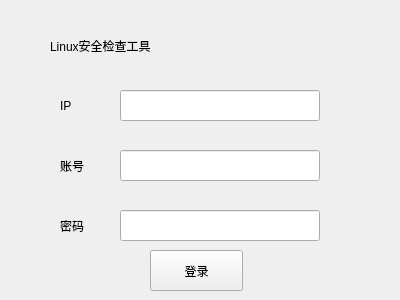
<?xml version="1.0" encoding="UTF-8"?>
<ui version="4.0">
 <class>Form</class>
 <widget class="QWidget" name="Form">
  <property name="geometry">
   <rect>
    <x>0</x>
    <y>0</y>
    <width>400</width>
    <height>300</height>
   </rect>
  </property>
  <property name="windowTitle">
   <string>Form</string>
  </property>
  <widget class="QLabel" name="label">
   <property name="geometry">
    <rect>
     <x>50</x>
     <y>10</y>
     <width>291</width>
     <height>71</height>
    </rect>
   </property>
   <property name="styleSheet">
    <string notr="true">font: 20pt &quot;华文中宋&quot;;</string>
   </property>
   <property name="text">
    <string>Linux安全检查工具</string>
   </property>
  </widget>
  <widget class="QLabel" name="label_2">
   <property name="geometry">
    <rect>
     <x>60</x>
     <y>90</y>
     <width>61</width>
     <height>31</height>
    </rect>
   </property>
   <property name="styleSheet">
    <string notr="true">font: 14pt &quot;华文中宋&quot;;</string>
   </property>
   <property name="text">
    <string>IP</string>
   </property>
  </widget>
  <widget class="QLabel" name="label_3">
   <property name="geometry">
    <rect>
     <x>60</x>
     <y>150</y>
     <width>61</width>
     <height>31</height>
    </rect>
   </property>
   <property name="styleSheet">
    <string notr="true">font: 14pt &quot;华文中宋&quot;;</string>
   </property>
   <property name="text">
    <string>账号</string>
   </property>
  </widget>
  <widget class="QLabel" name="label_4">
   <property name="geometry">
    <rect>
     <x>60</x>
     <y>210</y>
     <width>61</width>
     <height>31</height>
    </rect>
   </property>
   <property name="styleSheet">
    <string notr="true">font: 14pt &quot;华文中宋&quot;;</string>
   </property>
   <property name="text">
    <string>密码</string>
   </property>
  </widget>
  <widget class="QLineEdit" name="lineEdit">
   <property name="geometry">
    <rect>
     <x>120</x>
     <y>90</y>
     <width>200</width>
     <height>31</height>
    </rect>
   </property>
  </widget>
  <widget class="QLineEdit" name="lineEdit_2">
   <property name="geometry">
    <rect>
     <x>120</x>
     <y>150</y>
     <width>200</width>
     <height>31</height>
    </rect>
   </property>
  </widget>
  <widget class="QLineEdit" name="lineEdit_3">
   <property name="geometry">
    <rect>
     <x>120</x>
     <y>210</y>
     <width>200</width>
     <height>31</height>
    </rect>
   </property>
  </widget>
  <widget class="QPushButton" name="pushButton">
   <property name="geometry">
    <rect>
     <x>150</x>
     <y>250</y>
     <width>93</width>
     <height>41</height>
    </rect>
   </property>
   <property name="styleSheet">
    <string notr="true">font: 16pt &quot;Agency FB&quot;;</string>
   </property>
   <property name="text">
    <string>登录</string>
   </property>
  </widget>
 </widget>
 <resources/>
 <connections/>
</ui>
